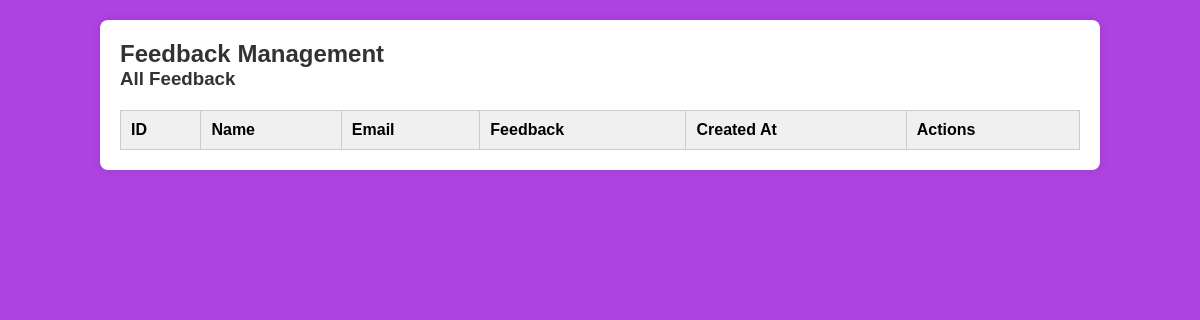
Before: /admin/feedback_manage.php with the older database file.
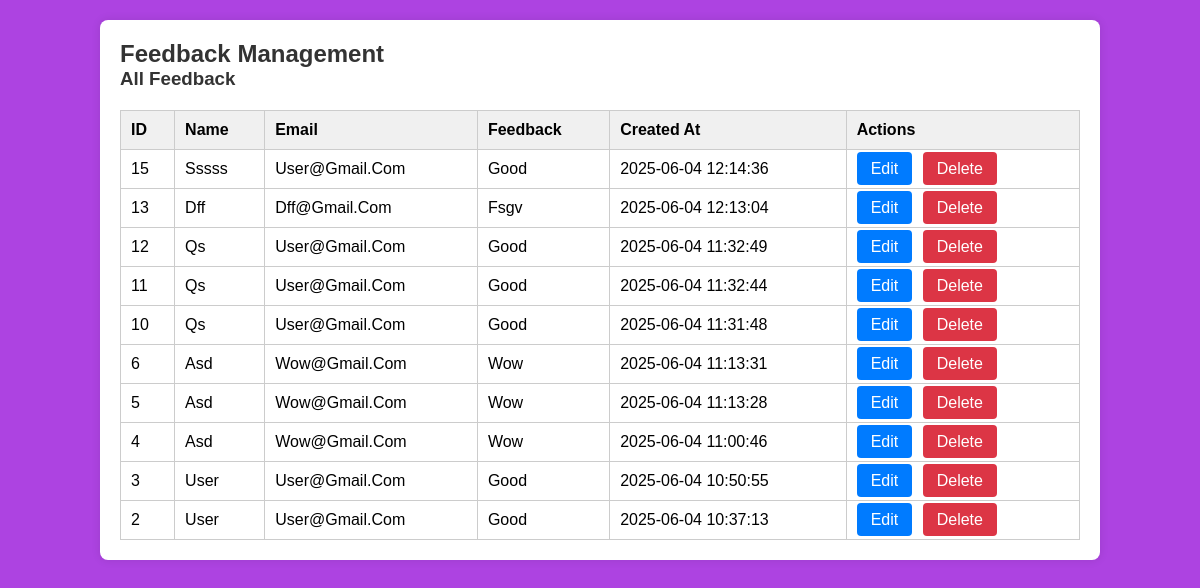
After: the same page with the newer database file.
### tables this page shows
CREATE TABLE `feedback` (
  `id` int(11) NOT NULL,
  `name` varchar(100) NOT NULL,
  `email` varchar(100) NOT NULL,
  `feedback` text NOT NULL,
  `created_at` timestamp NOT NULL DEFAULT current_timestamp()
);

### admin/feedback_manage.php (the view, shortened to what this page needs)
<?php
require_once "../config/dbConfig.php";
$feedbackList = mysqli_query($conn, "SELECT * FROM feedback ORDER BY created_at DESC");
?>
<!DOCTYPE html>
<html lang="en">
<head>
    <link rel="stylesheet" href="../admin/feedbackManage.css">
</head>
<body>
<div class="container">
    <h2>Feedback Management</h2>
    <h3>All Feedback</h3>
    <table>
        <thead>
        <tr>
            <th>ID</th>
            <th>Name</th>
            <th>Email</th>
            <th>Feedback</th>
            <th>Created At</th>
            <th>Actions</th>
        </tr>
        </thead>
        <tbody>
        <?php while ($row = mysqli_fetch_assoc($feedbackList)) : ?>
            <tr>
                <td data-label="ID"><?= $row['id'] ?></td>
                <td data-label="Name"><?= htmlspecialchars($row['name']) ?></td>
                <td data-label="Email"><?= htmlspecialchars($row['email']) ?></td>
                <td data-label="Feedback"><?= htmlspecialchars($row['feedback']) ?></td>
                <td data-label="Created At"><?= $row['created_at'] ?></td>
                <td data-label="Actions">
                    <a href="?edit=<?= $row['id'] ?>" class="edit-btn">Edit</a>
                    <a href="?delete=<?= $row['id'] ?>" class="delete-btn" onclick="return confirm('Delete this feedback?')">Delete</a>
                </td>
            </tr>
        <?php endwhile; ?>
        </tbody>
    </table>
</div>
</body>
</html>

### admin/feedbackManage.css (style rules this page uses)
:root { --main-color: #ad43e1; --black: #222; --white: #fff; --light-black: #777; --light-white: #fff9; --dark-bg: rbga(0,0,0,.1); --light-bg: #eee; --border:.1rem solid var(--black); --box-shadow:0 .5rem 3rem rgba(0,0,0,.3); }
* { font-family: sans-serif; margin: 0; padding: 0; box-sizing: border-box; outline: none; border: none; text-decoration: none; text-transform: capitalize; }
body { font-family: Arial, sans-serif; background-color: var(--main-color); padding: 20px; margin: 0; }
.container { width: 90%; max-width: 1000px; margin: auto; background: #fff; padding: 20px; border-radius: 8px; box-shadow: 0 0 10px rgba(0, 0, 0, 0.1); }
h2, h3 { color: #333; }
table { width: 100%; border-collapse: collapse; margin-top: 20px; }
table th, table td { border: 1px solid #ccc; padding: 10px; text-align: left; }
table th { background-color: #f0f0f0; }
button, .edit-btn, .delete-btn { background-color: #007bff; color: white; border: none; padding: 8px 14px; border-radius: 4px; text-decoration: none; margin-right: 6px; cursor: pointer; }
.delete-btn { background-color: #dc3545; }

Changed rows visible on the page:
added feedback: id "15", name "Sssss", email "User@gmail.com", feedback "Good", created_at "2025-06-04 12:14:36"
added feedback: id "13", name "Dff", email "Dff@gmail.com", feedback "Fsgv", created_at "2025-06-04 12:13:04"
added feedback: id "12", name "Qs", email "User@gmail.com", feedback "Good", created_at "2025-06-04 11:32:49"
added feedback: id "11", name "Qs", email "User@gmail.com", feedback "Good", created_at "2025-06-04 11:32:44"
added feedback: id "10", name "Qs", email "User@gmail.com", feedback "Good", created_at "2025-06-04 11:31:48"
added feedback: id "6", name "Asd", email "Wow@gmail.com", feedback "Wow", created_at "2025-06-04 11:13:31"
added feedback: id "5", name "Asd", email "Wow@gmail.com", feedback "Wow", created_at "2025-06-04 11:13:28"
added feedback: id "4", name "Asd", email "Wow@gmail.com", feedback "Wow", created_at "2025-06-04 11:00:46"
added feedback: id "3", name "User", email "User@gmail.com", feedback "Good", created_at "2025-06-04 10:50:55"
added feedback: id "2", name "User", email "User@gmail.com", feedback "Good", created_at "2025-06-04 10:37:13"
